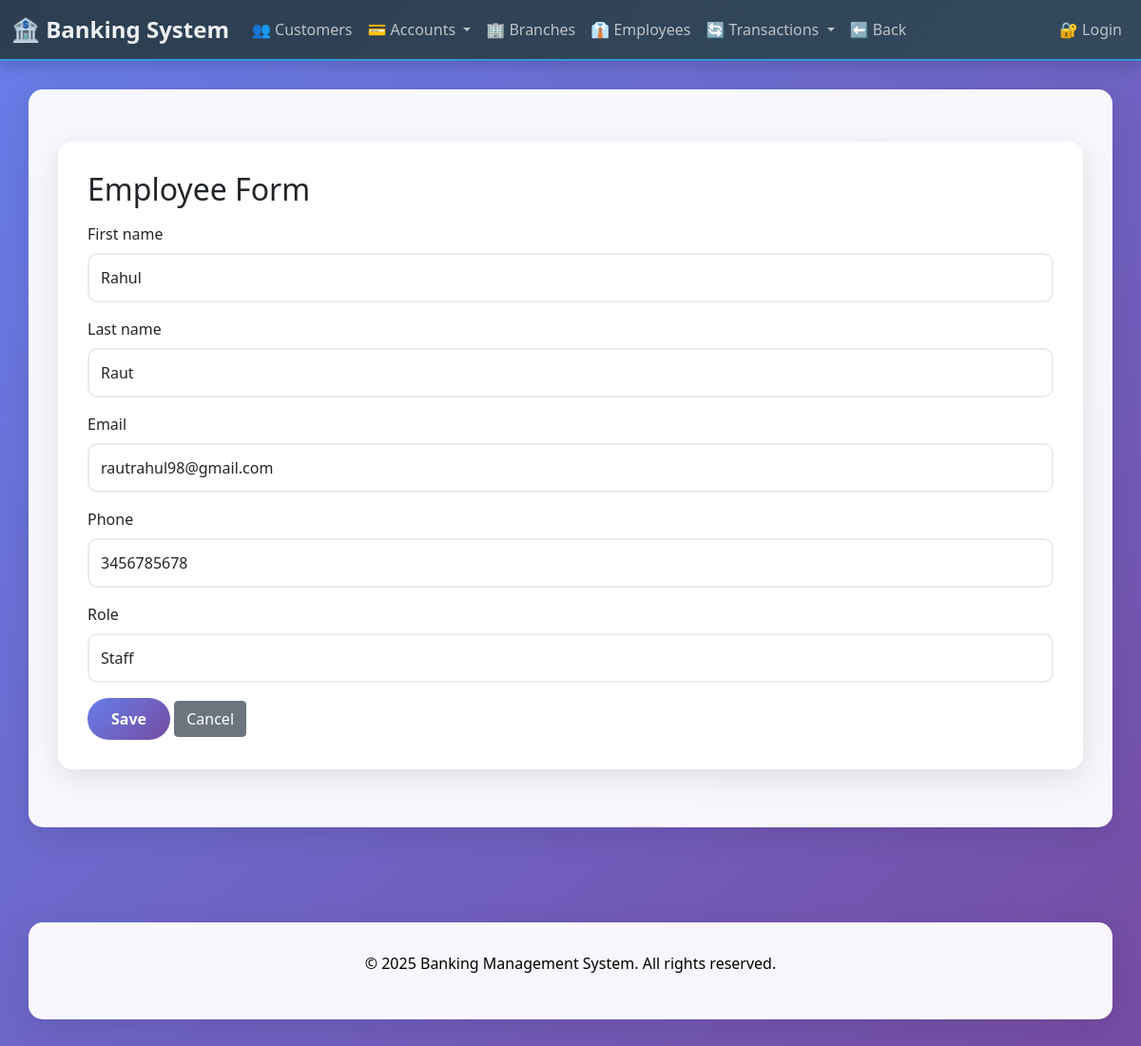
Screenshot of /employees/update/1/ with the database file from the repository.
### employees/models.py (models this page shows, shortened)
class Employee(models.Model):
    EMPLOYEE_ROLES = (
        ('admin', 'Admin'),
        ('staff', 'Staff'),
    )
    first_name = models.CharField(max_length=100)
    last_name = models.CharField(max_length=100)
    email = models.EmailField(unique=True)
    phone = models.CharField(max_length=15)
    role = models.CharField(max_length=10, choices=EMPLOYEE_ROLES)
    hire_date = models.DateField(auto_now_add=True)

### employees/views.py (the view)
# urls.py: path('update/<int:pk>/', views.employee_update, name='employee_update'),
def employee_update(request, pk):
    employee = get_object_or_404(Employee, pk=pk)
    if request.method == 'POST':
        form = EmployeeForm(request.POST, instance=employee)
        if form.is_valid():
            form.save()
            messages.success(request, 'Employee updated successfully.')
            return redirect('employee_list')
    else:
        form = EmployeeForm(instance=employee)
    return render(request, 'employees/employee_form.html', {'form': form, 'employee': employee})

### employees/forms.py
class EmployeeForm(forms.ModelForm):
    class Meta:
        model = Employee
        fields = ['first_name', 'last_name', 'email', 'phone', 'role']
        widgets = {
            'first_name': forms.TextInput(attrs={'class': 'form-control'}),
            'last_name': forms.TextInput(attrs={'class': 'form-control'}),
            'email': forms.EmailInput(attrs={'class': 'form-control'}),
            'phone': forms.TextInput(attrs={'class': 'form-control'}),
            'role': forms.Select(attrs={'class': 'form-control'}),
        }

### templates/employees/employee_form.html (shortened to what this page needs)
{% extends 'customers/base.html' %}
{% block content %}
<div class="container mt-4">
    <h2 class="mb-3">Employee Form</h2>
    <form method="post">
        {% for field in form %}
            <div class="mb-3">
                <label class="form-label">{{ field.label }}</label>
                {{ field }}
            </div>
        {% endfor %}
        <button type="submit" class="btn btn-primary">Save</button>
        <a href="{% url 'employee_list' %}" class="btn btn-secondary">Cancel</a>
    </form>
</div>
{% endblock %}

### templates/customers/base.html (style rules this page uses)
body { background: linear-gradient(135deg, #667eea 0%, #764ba2 100%); min-height: 100vh; font-family: 'Segoe UI', Tahoma, Geneva, Verdana, sans-serif; }
.container { background: rgba(255, 255, 255, 0.95); border-radius: 15px; padding: 30px; margin-top: 30px; margin-bottom: 30px; box-shadow: 0 8px 32px rgba(0,0,0,0.1); backdrop-filter: blur(10px); border: 1px solid rgba(255, 255, 255, 0.18); }
.btn-primary { background: linear-gradient(135deg, #667eea 0%, #764ba2 100%); border: none; border-radius: 25px; padding: 10px 25px; font-weight: 600; transition: all 0.3s ease; }
.form-control { border-radius: 10px; border: 2px solid #e9ecef; padding: 12px; transition: all 0.3s ease; }

### rows the page displays
Employee: form "Rahul" "Raut" "rautrahul98@gmail.com" "3456785678" "Staff"

### other values shown
{{ field.label }} "First name" "Last name" "Email" "Phone" "Role"
